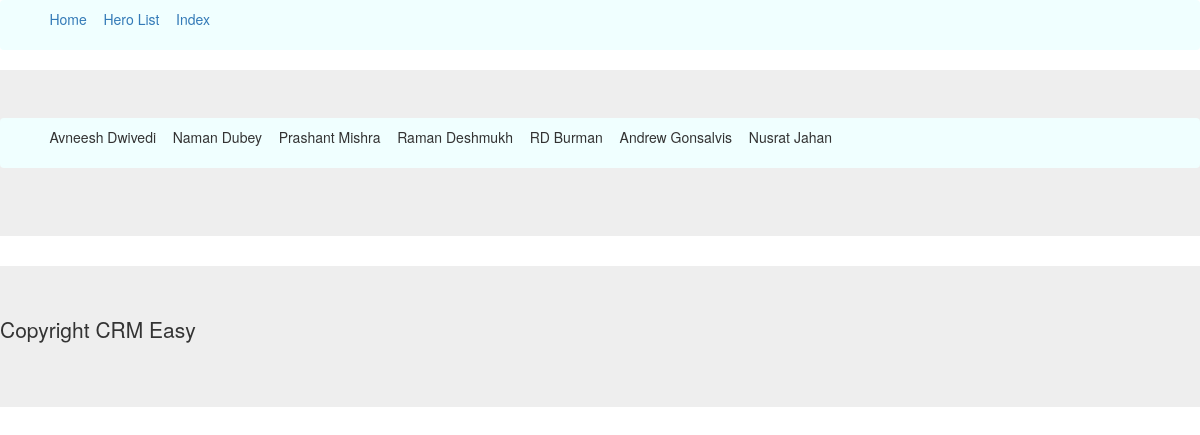
/socialmedia/herolist/, run on the app's committed database.
### socialmedia/models.py (models this page shows, shortened)
class Hero(models.Model):
    name = models.CharField(max_length=60)
    alias = models.CharField(max_length=60)

### socialmedia/views.py (the view)
# urls.py: path('herolist/',HeroList.as_view(),name="herolist"),
class HeroList(ListView):
    model = Hero
    template_name = 'hero_list.html'

### socialmedia/templates/hero_list.html (shortened to what this page needs)
{% extends 'master.html' %}
{% block content %}
<div class="row">
    <div class="col-md-12">
        <ul type='none' class="navbar">
        {% for hero in object_list %}
            <li class="text-capitalize">{{hero.name}}</li>
        {% endfor %}
    </ul>
    </div>
</div>
{% endblock content %}

### socialmedia/static/socialmedia/css/style.css (style rules this page uses)
.navbar { background-color: azure; }
.navbar li { float:left; margin:0.3em; padding:0.3em; }

### data on the page
Hero: name "Avneesh Dwivedi"
Hero: name "Naman Dubey"
Hero: name "Prashant Mishra"
Hero: name "Raman Deshmukh"
Hero: name "RD Burman"
Hero: name "Andrew Gonsalvis"
Hero: name "Nusrat Jahan"
